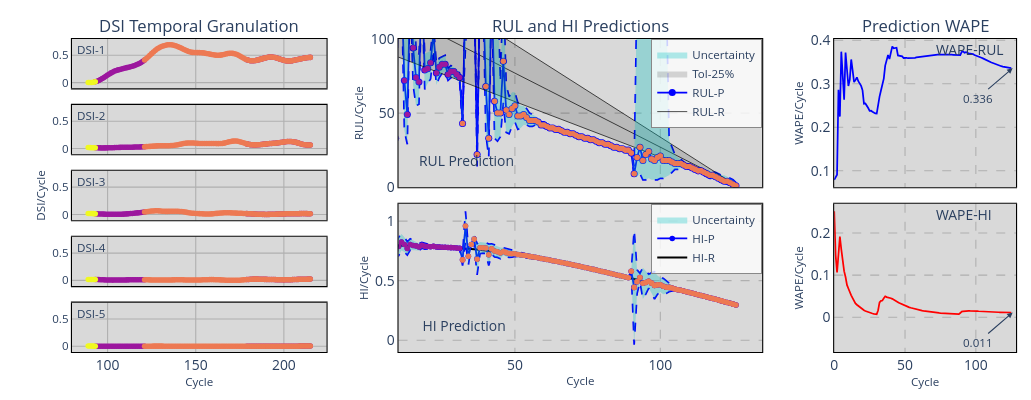

The notebook cell saved with this chart:
### Code cell
RS_PATH     = r'Dataset\DSIR1n\B1_2.csv'
HI_PATH     = r'Dataset\HI1\Bearing1_2.csv'
RS = pd.read_csv(RS_PATH)
HI = pd.read_csv(HI_PATH)
sig = HI['PC1'].values
X, Y, Z, kX = PrepareData(RS, HI, W, nI, nO, mO)
ref, J, L = RefEoL(sig, EOL, kX, frac=RUL_FRAC) 
teda.restart(ref)
teda.SimGranularRUL(J,L,X,Y,Z)

PlotSimulation(teda=teda,mode='ply',xi=10, yf=100,ftrs=5,dsi_mode='hide')
